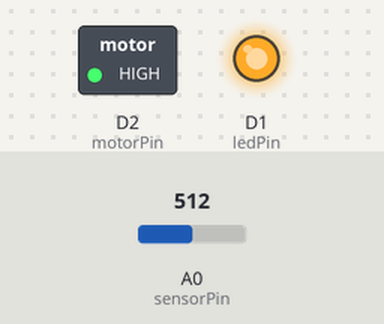
Bench run of a sketch on a simulated ESP8266 (NodeMCU). Shown: switched loads named in the sketch (green lamp = pin HIGH), output pins drawn as LEDs (lit = HIGH). The test bench sets the inputs (shaded band); at power-on: A0 (sensorPin) = 512. WiFi joins after 1.5 s; servers stay silent unless stated; the Firebase database answers and starts empty; what the sketch prints to the serial monitor is not drawn.

Above: at 2.7 s.
2.8 s: A0 (sensorPin) set to 306
At 7.5 s:
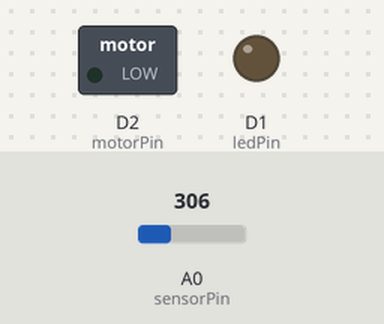
8.1 s: A0 (sensorPin) set to 424
11.0 s: A0 (sensorPin) set to 460
At 11.7 s:
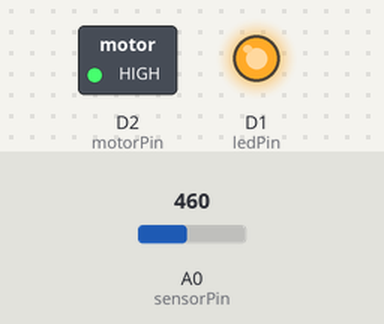
21.7 s: A0 (sensorPin) set to 122
At 27.0 s:
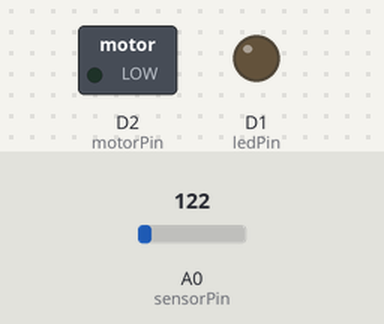
27.8 s: A0 (sensorPin) set to 511
At 28.2 s:
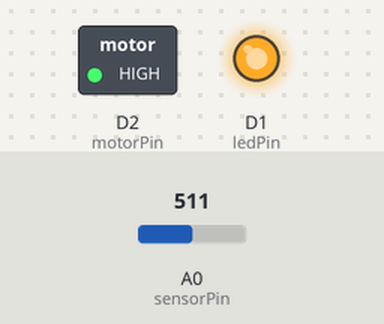
Timing chart, 0 to 39.5 s (numbered marks = the images above; inputs shaded):
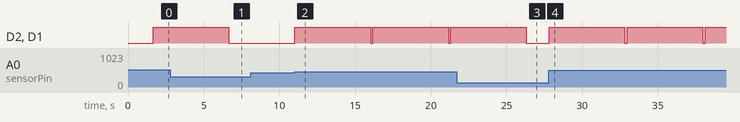

The sketch:

arduino.ino
```cpp
#include <Firebase.h>
#include <FirebaseArduino.h>
#include <ArduinoJson.h>
#include <ThingSpeak.h>
#include <ESP8266WiFi.h>

#define FIREBASE_HOST ""
#define FIREBASE_AUTH ""

unsigned long channelId = 1231231; // CHANNEL ID
const char * WriteApiKey = "";
const char* server = "api.thingspeak.com";

const char* ssid = "";
const char* pass = "";

const int sensorPin = A0;
const int ledPin = D1;
const int motorPin = D2;

String pompaDurum = "0";

WiFiClient client;

unsigned long dataZamani = 10000;
unsigned long olcumZamani = 1000;
unsigned long oncekiMilisaniye = 0;
unsigned long oncekiMilisaniye1 = 0;
int nemYuzdesi;
int sensorDegeri;

void setup()
{
  pinMode(sensorPin,INPUT);
  pinMode(motorPin,OUTPUT);
  pinMode(ledPin,OUTPUT);

  digitalWrite(motorPin,LOW);
  digitalWrite(ledPin,LOW);

  Serial.begin(115200);
  delay(10);
  WiFi.begin(ssid,pass);

  while(WiFi.status() != WL_CONNECTED)
  {
    delay(500);
    Serial.print(".");
  }
  Serial.println("");
  Serial.println("WiFi Baglandi.");
  Firebase.begin(FIREBASE_HOST, FIREBASE_AUTH);
  ThingSpeak.begin(client);
}

void loop()
{

  pompaDurum = Firebase.getString("pompaDurum");
  unsigned long suankiMilisaniye = millis();

   sensorDegeri= analogRead(sensorPin);
   nemYuzdesi = map(sensorDegeri,1023,200,0,100);

   if(nemYuzdesi < 70){
    sulama();
  }

 if((unsigned long)(suankiMilisaniye - oncekiMilisaniye)>= dataZamani)
 {
  ThingSpeak.writeField(channelId, 2,nemYuzdesi, WriteApiKey);
  oncekiMilisaniye = millis();
  client.stop();
 }

 if(pompaDurum == "1"){
  digitalWrite(motorPin,HIGH);
  digitalWrite(ledPin,HIGH);
 }
 else{
  digitalWrite(motorPin,LOW);
  digitalWrite(ledPin,LOW);
 }
}

void sulama(){
    digitalWrite(motorPin,HIGH);
    digitalWrite(ledPin,HIGH);
    delay(5000);
    digitalWrite(motorPin,LOW);
    digitalWrite(ledPin,LOW);
}
```

Measured:
- the behaviour switches between 442 and 443 on A0 (sensorPin) (found by bisection; images 1 and 2)
- after the input at 2.8 s, D2 (motorPin), D1 (ledPin): goes on until 6.7 s, then stays LOW
- after the input at 8.1 s, every drawn part: stays the same
- after the input at 11.0 s, D2 (motorPin), D1 (ledPin): alternates HIGH for 5.0 s and LOW for 0.15 s, starting at once
- after the input at 21.7 s, D2 (motorPin), D1 (ledPin): goes on until 26.3 s, then stays LOW
- after the input at 27.8 s, D2 (motorPin), D1 (ledPin): alternates HIGH for 5.0 s and LOW for 0.15 s, starting at once
